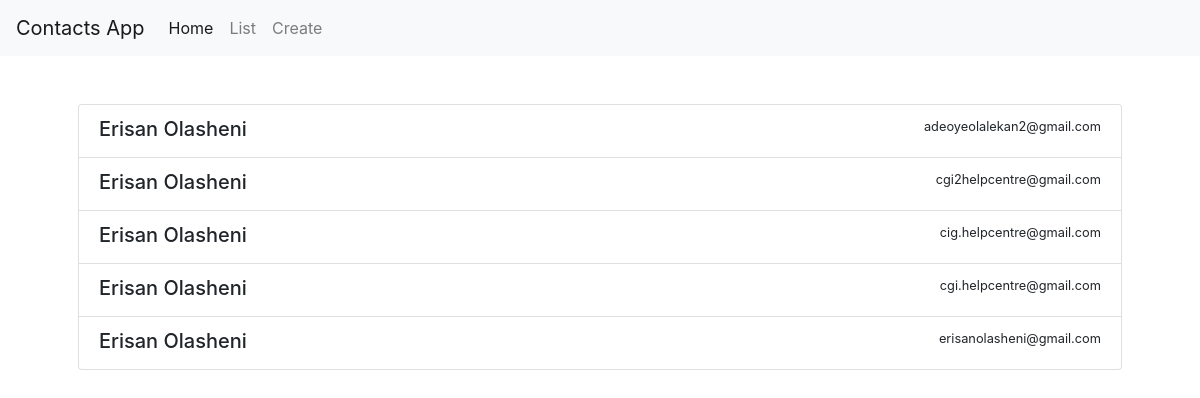
Screenshot of /contacts with the database file from the repository.
### contacts/models.py (models this page shows)
class BaseModel(models.Model):
    created = models.DateTimeField(editable=False, auto_now_add=True)
    modified = models.DateTimeField(editable=False, auto_now=True)

class Contact(BaseModel):
    name = models.CharField(max_length=100, blank=False)
    email = models.EmailField(unique=True)
    class Meta():
        ordering = ["-pk"]

### contacts/views.py (the view)
# urls.py: path('contacts', indexContacts, name='contacts'),
def indexContacts(request):
    context = {
    }
    all_contacts = Contact.objects.all()
    context['contacts'] = all_contacts
    return render(request, 'contacts/contacts.html', context)

### contacts/templates/contacts/contacts.html
{% extends 'contacts/master.html' %}
{% block content %}
<ul class="list-group">
    {% if not contacts %}
    <li class="list-group-item">No contacts available</li>
    {% else %}
    {% for ctxc in contacts %}
    <li class="list-group-item">
        <div class="d-flex w-100 justify-content-between">
            <h5 class="mb-1">{{ ctxc.name }}</h5>
            <small>{{ ctxc.email }}</small>
        </div>
    </li>
    {% endfor %}
    {% endif %}
</ul>
{% endblock %}

### contacts/templates/contacts/master.html (shortened to what this page needs)
<!DOCTYPE html>
<html lang="en">
<head>
    <link href="https://stackpath.bootstrapcdn.com/bootstrap/4.3.1/css/bootstrap.min.css" rel="stylesheet"
>
    <link rel="stylesheet" href="https://cdnjs.cloudflare.com/ajax/libs/toastr.js/latest/css/toastr.min.css"
 />
</head>
<body>
    <nav class="navbar navbar-expand-lg navbar-light bg-light">
        <a class="navbar-brand" href="#">Contacts App</a>
        <div class="collapse navbar-collapse" id="navbarNav">
            <ul class="navbar-nav">
                <li class="nav-item active">
                    <a class="nav-link" href="{% url 'home' %}">Home <span class="sr-only">(current)</span></a>
                </li>
                <li class="nav-item">
                    <a class="nav-link" href="{% url 'contacts' %}">List</a>
                </li>
                <li class="nav-item">
                    <a class="nav-link" href="{% url 'create' %}">Create</a>
                </li>
            </ul>
        </div>
    </nav>
    <div class="container p-5">
        {% block content %}{% endblock %}
    </div>
</body>
</html>

### rows the page displays
Contact: name "Erisan Olasheni", email "adeoyeolalekan2@gmail.com"
Contact: name "Erisan Olasheni", email "cgi2helpcentre@gmail.com"
Contact: name "Erisan Olasheni", email "cig.helpcentre@gmail.com"
Contact: name "Erisan Olasheni", email "cgi.helpcentre@gmail.com"
Contact: name "Erisan Olasheni", email "erisanolasheni@gmail.com"
